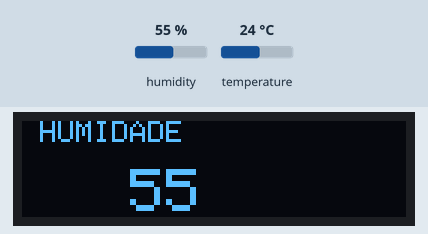
The sketch below on a simulated Arduino Uno, built with avr-gcc and run on an emulated ATmega328P. Shown: 128×32 one-colour display. Wiring (inferred from the names in the program): DHT11 sensor: data pin 13. The inputs (shaded band) are chosen by the test bench; at power-on: humidity 55 %, temperature 24 °C. The display library's start-up logo is not drawn; what the sketch prints to the serial monitor is not drawn.

Above: at 1.03 s.
7.3 s: humidity set to 22 %
At 13.08 s:
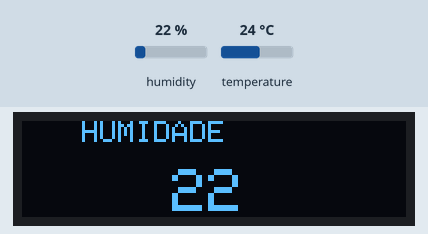
14.4 s: temperature set to 12 °C
At 22.55 s:
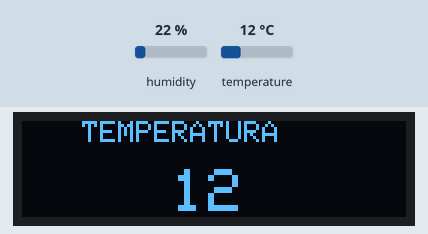
23.8 s: humidity set to 40 %
At 28.4 s:
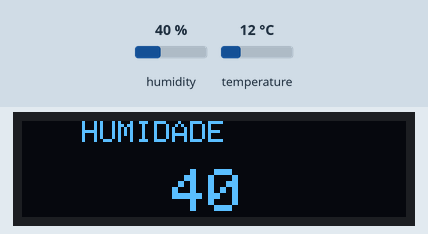
30.9 s: temperature set to 19 °C
At 38.0 s:
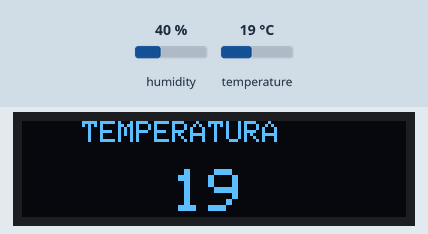

Measured:
- what the display in image 1 shows lasts 0.4 s, from 12.9 s to 13.3 s
- what the display in image 3 shows lasts 1.0 s, from 27.7 s to 28.7 s
- what the display in image 4 shows lasts 1.1 s, from 37.2 s to 38.3 s

The sketch:

oled_dht11_code.ino
```cpp
#include <SPI.h>
#include <Wire.h>
#include <Adafruit_GFX.h>
#include <Adafruit_SSD1306.h>

#define pin 13


int Humidity    =0;
int Temperature = 0;
uint8_t sum = 0;
#define SCREEN_WIDTH 128 // OLED display width, in pixels
#define SCREEN_HEIGHT 32 // OLED display height, in pixels

// Declaration for an SSD1306 display connected to I2C (SDA, SCL pins)
// The pins for I2C are defined by the Wire-library.
// On an arduino UNO:       A4(SDA), A5(SCL)
// On an arduino MEGA 2560: 20(SDA), 21(SCL)
// On an arduino LEONARDO:   2(SDA),  3(SCL), ...
#define OLED_RESET     -1 // Reset pin # (or -1 if sharing Arduino reset pin)
#define SCREEN_ADDRESS 0x3C ///< See datasheet for Address; 0x3D for 128x64, 0x3C for 128x32
Adafruit_SSD1306 display(SCREEN_WIDTH, SCREEN_HEIGHT, &Wire, OLED_RESET);

#define NUMFLAKES     10 // Number of snowflakes in the animation example

#define LOGO_HEIGHT   16
#define LOGO_WIDTH    16
static const unsigned char PROGMEM logo_bmp[] =
{ 0b00000000, 0b11000000,
  0b00000001, 0b11000000,
  0b00000001, 0b11000000,
  0b00000011, 0b11100000,
  0b11110011, 0b11100000,
  0b11111110, 0b11111000,
  0b01111110, 0b11111111,
  0b00110011, 0b10011111,
  0b00011111, 0b11111100,
  0b00001101, 0b01110000,
  0b00011011, 0b10100000,
  0b00111111, 0b11100000,
  0b00111111, 0b11110000,
  0b01111100, 0b11110000,
  0b01110000, 0b01110000,
  0b00000000, 0b00110000 };

void setup() {
  Serial.begin(9600);

  // SSD1306_SWITCHCAPVCC = generate display voltage from 3.3V internally
  if(!display.begin(SSD1306_SWITCHCAPVCC, SCREEN_ADDRESS)) {
    Serial.println(F("SSD1306 allocation failed"));
    for(;;); // Don't proceed, loop forever
  }
  display.display();

}

void loop() {
   display.clearDisplay();

    // Show initial display buffer contents on the screen --
  // the library initializes this with an Adafruit splash screen.

  readdht();
  delay(100); // Pause for 2 seconds

  displayhumidade();    // Draw scrolling text
  delay(1000);
  displaytemperatura();    // Draw scrolling text
  delay(1000);
}

void displayhumidade(void) {
  display.clearDisplay();

  display.setTextSize(1); // Draw 2X-scale text
  display.setTextColor(SSD1306_WHITE);
  display.setCursor(20, 0);
  display.println(F("HUMIDADE"));
  display.setTextSize(2); // Draw 2X-scale text
  display.setCursor(50, 16);
  display.print(Humidity);


  display.display();      // Show initial text
  delay(100);

  display.startscrollleft(0x00, 0x0F);
  delay(2000);

  display.stopscroll();
}

void displaytemperatura(void) {
  display.clearDisplay();

  display.setTextSize(1); // Draw 2X-scale text
  display.setTextColor(SSD1306_WHITE);

  display.setCursor(20, 0);
  display.println(F("TEMPERATURA"));
  display.setTextSize(2); // Draw 2X-scale text
  display.setCursor(50, 16);
  display.print(Temperature);


  display.display();      // Show initial text
  delay(100);

  display.startscrollleft(0x00, 0x0F);
  delay(2000);

  display.stopscroll();

}


float readdht(){

uint8_t bits[5];
uint8_t cnt = 7;
uint8_t idx = 0;
for (int i=0; i< 5; i++) bits[i] = 0;
  pinMode(pin, OUTPUT);
  digitalWrite(pin, LOW);
  delay(18);
  digitalWrite(pin, HIGH);
  delayMicroseconds(40);
  pinMode(pin, INPUT);
  unsigned int loopCnt = 10000;

  while(digitalRead(pin) == LOW)
    if (loopCnt-- == 0) return -2;

  loopCnt = 10000;
  while(digitalRead(pin) == HIGH)
    if (loopCnt-- == 0) return -2;
  for (int i=0; i<40; i++)
  {
    loopCnt = 10000;
    while(digitalRead(pin) == LOW)
      if (loopCnt-- == 0) return -2;

    unsigned long t = micros();

    loopCnt = 10000;
    while(digitalRead(pin) == HIGH)
      if (loopCnt-- == 0) return -2;

    if ((micros() - t) > 40) bits[idx] |= (1 << cnt);
    if (cnt == 0)
    {
      cnt = 7;
      idx++;
    }
    else cnt--;
  }
 Serial.print("humidity is ");
 Humidity    = bits[0];
 Serial.print(Humidity);
 Serial.println("%");
 Serial.print("temperature is ");
 Temperature = bits[2];
 Serial.print(Temperature);
 Serial.println("C");
 sum = bits[0] + bits[2];
  if (bits[4] != sum) return -1;
  return 0;

  }
```
